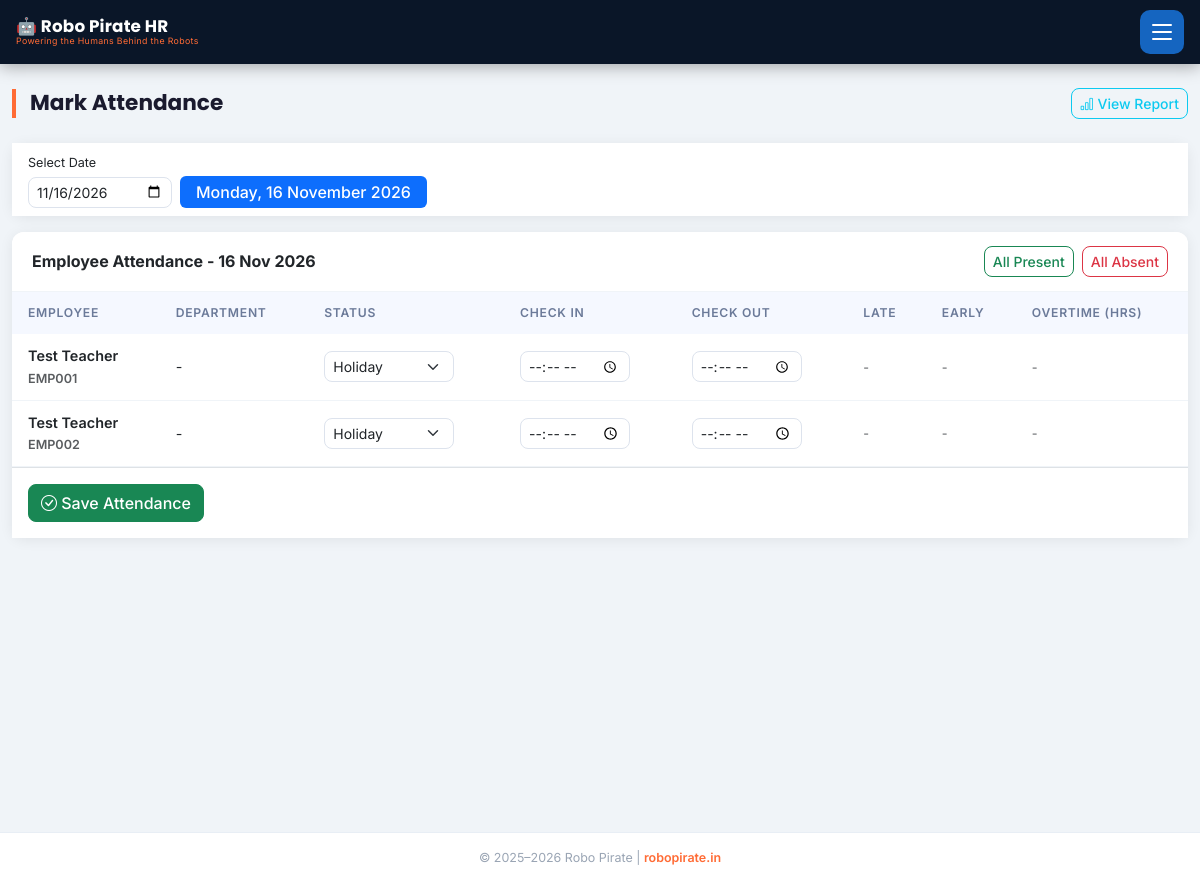
The app's page /attendance (signed in) with its own data.
### models.py (models this page shows, shortened)
class Holiday(db.Model):
    __tablename__ = 'holidays'
    id = db.Column(db.Integer, primary_key=True)
    date = db.Column(db.Date, nullable=False, unique=True)
    name = db.Column(db.String(100), nullable=False)
    description = db.Column(db.String(300))
    year = db.Column(db.Integer)
    is_active = db.Column(db.Boolean, default=True)

class Employee(db.Model):
    __tablename__ = 'employees'
    id = db.Column(db.Integer, primary_key=True)
    emp_id = db.Column(db.String(20), unique=True, nullable=False)
    name = db.Column(db.String(100), nullable=False)
    phone = db.Column(db.String(15), unique=True, nullable=False)
    email = db.Column(db.String(120))
    department_id = db.Column(db.Integer, db.ForeignKey('departments.id'))
    designation = db.Column(db.String(100))
    employee_type = db.Column(db.String(20), default='full_time')  # full_time, contract, part_time
    basic_salary = db.Column(db.Float, default=0.0)
    joining_date = db.Column(db.Date, default=date.today)
    is_active = db.Column(db.Boolean, default=True)
    is_approved = db.Column(db.Boolean, default=False)  # Admin approval required for self-registered
    bank_name = db.Column(db.String(100))
    account_number = db.Column(db.String(30))
    ifsc_code = db.Column(db.String(20))
    pan_number = db.Column(db.String(20))
    aadhar_number = db.Column(db.String(20))
    attendances = db.relationship('Attendance', backref='employee', lazy=True)
    leaves = db.relationship('Leave', backref='employee', lazy=True)
    payrolls = db.relationship('Payroll', backref='employee', lazy=True)
    advances = db.relationship('Advance', backref='employee', lazy=True)
    schools = db.relationship('School', secondary=employee_schools, lazy=True,
                              backref=db.backref('assigned_employees', lazy=True))

### blueprints/admin.py (the view, shortened to what this page needs)
@bp.route('/attendance', methods=['GET', 'POST'])
@login_required
def attendance():
    selected_date = request.args.get('date', date.today().isoformat())
    try:
        sel_date = datetime.strptime(selected_date, '%Y-%m-%d').date()
    except ValueError:
        sel_date = date.today()
    emps = Employee.query.filter_by(is_active=True).order_by(Employee.name).all()
    existing = {a.employee_id: a for a in Attendance.query.filter_by(date=sel_date).all()}
    is_holiday = Holiday.query.filter_by(date=sel_date).first() is not None
    if is_holiday:
        for emp in emps:
            if emp.id not in existing:
                att = Attendance(employee_id=emp.id, date=sel_date, status='holiday', admin_override=False)
                db.session.add(att)
        db.session.commit()
        existing = {a.employee_id: a for a in Attendance.query.filter_by(date=sel_date).all()}
    return render_template('attendance/mark.html', employees=emps, sel_date=sel_date, existing=existing)

### app.py (called while the page is built)
@app.context_processor
def inject_now():
    return {'now': datetime.now}

@app.before_request
def load_persisted_config():
    global _persisted_config_loaded
    if not _persisted_config_loaded:
        persisted_key = AppConfig.get('FAST2SMS_API_KEY')
        if persisted_key:
            app.config['FAST2SMS_API_KEY'] = persisted_key
        _persisted_config_loaded = True

@login_manager.user_loader
def load_user(user_id):
    return User.query.get(int(user_id))

@app.before_request
def restrict_employee_to_portal():
    if current_user.is_authenticated and not current_user.is_admin:
        allowed = ('/portal', '/employee', '/static', '/api', '/logout')
        if request.path != '/' and not request.path.startswith(allowed):
            return redirect(url_for('portal.portal_dashboard'))

### templates/attendance/mark.html (shortened to what this page needs)
{% extends 'base.html' %}
{% block content %}
<div class="container-fluid py-4">
  <div class="d-flex justify-content-between align-items-center mb-4">
    <h4 class="page-header mb-0">Mark Attendance</h4>
    <a href="{{ url_for('admin.attendance_report') }}" class="btn btn-sm btn-outline-info">
      <i class="bi bi-bar-chart"></i> View Report
    </a>
  </div>
  <div class="card border-0 shadow-sm mb-3">
    <div class="card-body py-2">
      <form method="GET" class="row g-2 align-items-end">
        <div class="col-auto">
          <label class="form-label small mb-1">Select Date</label>
          <input type="date" name="date" class="form-control form-control-sm"
                 value="{{ sel_date.isoformat() }}"
                 onchange="this.form.submit()">
        </div>
        <div class="col-auto">
          <span class="badge bg-primary fs-6 py-2 px-3">
            {{ sel_date.strftime('%A, %d %B %Y') }}
          </span>
        </div>
      </form>
    </div>
  </div>
  <form method="POST">
    <div class="card border-0 shadow-sm">
      <div class="card-header bg-white border-bottom d-flex justify-content-between align-items-center">
        <h6 class="mb-0 fw-bold">Employee Attendance - {{ sel_date.strftime('%d %b %Y') }}</h6>
        <div class="d-flex gap-2">
          <button type="button" class="btn btn-sm btn-outline-success" onclick="markAll('present')">
            All Present
          </button>
          <button type="button" class="btn btn-sm btn-outline-danger" onclick="markAll('absent')">
            All Absent
          </button>
        </div>
      </div>
      <div class="card-body p-0">
        {% if employees %}
        <div class="table-responsive">
          <table class="table table-hover mb-0">
            <thead class="table-light">
              <tr>
                <th>Employee</th>
                <th>Department</th>
                <th>Status</th>
                <th>Check In</th>
                <th>Check Out</th>
                <th>Late</th>
                <th>Early</th>
                <th>Overtime (hrs)</th>
              </tr>
            </thead>
            <tbody>
              {% for emp in employees %}
              {% set att = existing.get(emp.id) %}
              <tr>
                <td class="fw-semibold">
                  <div>{{ emp.name }}</div>
                  <small class="text-muted">{{ emp.emp_id }}</small>
                </td>
                <td>{{ emp.dept.name if emp.dept else '-' }}</td>
                <td>
                  <select name="status_{{ emp.id }}" class="form-select form-select-sm status-select" style="width:130px"
                          onchange="toggleOT(this, {{ emp.id }})">
                    {% for s in ['present','absent','half_day','overtime','leave','holiday'] %}
                    <option value="{{ s }}" {% if att and att.status == s %}selected{% elif not att and s == 'present' %}selected{% endif %}>
                      {{ s.replace('_', ' ').title() }}
                    </option>
                    {% endfor %}
                  </select>
                </td>
                <td>
                  <input type="time" name="checkin_{{ emp.id }}" class="form-control form-control-sm" style="width:110px"
                         value="{{ att.check_in if att and att.check_in else '' }}">
                </td>
                <td>
                  <input type="time" name="checkout_{{ emp.id }}" class="form-control form-control-sm" style="width:110px"
                         value="{{ att.check_out if att and att.check_out else '' }}">
                </td>
                <td>
                  {% if att and att.late_minutes %}
                    <span class="badge bg-danger">{{ att.late_minutes }} min</span>
                  {% else %}
                    <span class="text-muted small">-</span>
                  {% endif %}
                </td>
                <td>
                  {% if att and att.early_minutes %}
                    <span class="badge bg-warning text-dark">{{ att.early_minutes }} min</span>
                  {% else %}
                    <span class="text-muted small">-</span>
                  {% endif %}
                </td>
                <td>
                  <span class="text-muted small ot-na" id="otna_{{ emp.id }}"
                        {% if att and att.status == 'overtime' %}style="display:none"{% endif %}>-</span>
                </td>
              </tr>
              {% endfor %}
            </tbody>
          </table>
        </div>
        <div class="p-3 border-top">
          <button type="submit" class="btn btn-success">
            <i class="bi bi-check-circle"></i> Save Attendance
          </button>
        </div>
        {% else %}
        <div class="text-center py-5 text-muted">
          <i class="bi bi-people fs-1"></i>
          <p>No active employees. <a href="{{ url_for('admin.add_employee') }}">Add employees first.</a></p>
        </div>
        {% endif %}
      </div>
    </div>
  </form>
</div>
{% endblock %}

### static/css/style.css (style rules this page uses)
:root { --primary-dark: #0A1628; --primary-blue: #1565C0; --accent-orange: #FF6B35; --accent-cyan: #00BCD4; --success: #00C853; --bg: #F0F4F8; --card-bg: #FFFFFF; --text-dark: #1A1A2E; --nav-height: 64px; }
*, *::before, *::after { box-sizing: border-box; }
body { background: var(--bg); font-family: 'Inter', -apple-system, BlinkMacSystemFont, 'Segoe UI', sans-serif; font-size: 0.9rem; color: var(--text-dark); -webkit-tap-highlight-color: rgba(255, 107, 53, 0.15); }
.page-header { font-family: 'Poppins', sans-serif; font-weight: 700; font-size: 1.35rem; color: var(--text-dark); padding-left: 14px; border-left: 4px solid var(--accent-orange); line-height: 1.3; }
.card { border-radius: 12px !important; border: none !important; box-shadow: 0 2px 14px rgba(0,0,0,0.07) !important; }
.card-header { border-radius: 12px 12px 0 0 !important; padding: 14px 20px; background: var(--card-bg) !important; border-bottom: 1px solid #f0f4f8 !important; }
.card-body { background: var(--card-bg); }
.table thead th { font-weight: 600; font-size: 0.76rem; text-transform: uppercase; letter-spacing: 0.06em; color: #6b7a99; white-space: nowrap; background: #F5F8FF; border-bottom: none; padding: 12px 16px; }
.table tbody td { vertical-align: middle; padding: 11px 16px; border-color: #f0f4f8; }
.table-responsive { max-height: 600px; overflow: auto; }
.form-control, .form-select { border-radius: 8px; border: 1.5px solid #dde3ed; transition: border-color 0.2s, box-shadow 0.2s; }
.btn { border-radius: 8px; font-weight: 500; }
.badge { font-weight: 500; font-size: 0.71rem; border-radius: 6px; padding: 4px 8px; }

### records on screen
Holiday: strftime "16 Nov 2026"
Employee: name "Test Teacher", emp_id "EMP001", dept "-", id "Holiday"
Employee: name "Test Teacher", emp_id "EMP002", dept "-", id "Holiday"

### other values on screen
{{ sel_date.strftime('%A, %d %B %Y') }} "Monday, 16 November 2026"
